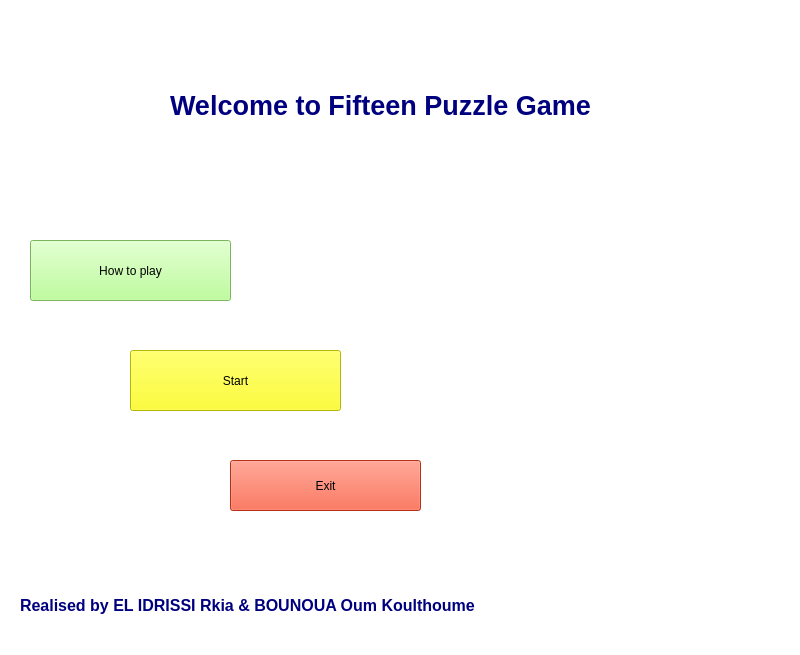
<?xml version="1.0" encoding="UTF-8"?>
<ui version="4.0">
 <class>MainWindow</class>
 <widget class="QMainWindow" name="MainWindow">
  <property name="geometry">
   <rect>
    <x>0</x>
    <y>0</y>
    <width>800</width>
    <height>655</height>
   </rect>
  </property>
  <property name="windowTitle">
   <string>MainWindow</string>
  </property>
  <widget class="QWidget" name="centralwidget">
   <widget class="QStackedWidget" name="stackedWidget">
    <property name="geometry">
     <rect>
      <x>0</x>
      <y>0</y>
      <width>1011</width>
      <height>981</height>
     </rect>
    </property>
    <property name="styleSheet">
     <string notr="true">background-color: rgb(255, 255, 255);</string>
    </property>
    <property name="currentIndex">
     <number>0</number>
    </property>
    <widget class="QWidget" name="page">
     <widget class="QLabel" name="label">
      <property name="geometry">
       <rect>
        <x>140</x>
        <y>60</y>
        <width>481</width>
        <height>91</height>
       </rect>
      </property>
      <property name="styleSheet">
       <string notr="true">font: 16pt &quot;Segoe Print&quot;;</string>
      </property>
      <property name="text">
       <string>&lt;html&gt;&lt;head/&gt;&lt;body&gt;&lt;p align=&quot;center&quot;&gt;&lt;span style=&quot; font-size:20pt; font-weight:600; color:#00007f;&quot;&gt;Welcome to Fifteen Puzzle Game&lt;/span&gt;&lt;/p&gt;&lt;/body&gt;&lt;/html&gt;</string>
      </property>
     </widget>
     <widget class="QLabel" name="label_2">
      <property name="geometry">
       <rect>
        <x>20</x>
        <y>590</y>
        <width>511</width>
        <height>31</height>
       </rect>
      </property>
      <property name="styleSheet">
       <string notr="true">border-color: rgb(0, 0, 127);
font: 8pt &quot;Segoe Print&quot;;
</string>
      </property>
      <property name="text">
       <string>&lt;html&gt;&lt;head/&gt;&lt;body&gt;&lt;p&gt;&lt;span style=&quot; font-size:12pt; font-weight:600; color:#00007f;&quot;&gt;Realised by EL IDRISSI Rkia &amp;amp; BOUNOUA Oum Koulthoume&lt;/span&gt;&lt;/p&gt;&lt;/body&gt;&lt;/html&gt;</string>
      </property>
     </widget>
     <widget class="QPushButton" name="pushButton">
      <property name="geometry">
       <rect>
        <x>130</x>
        <y>350</y>
        <width>211</width>
        <height>61</height>
       </rect>
      </property>
      <property name="styleSheet">
       <string notr="true">background-color: rgb(255, 255, 0);
font: 22pt &quot;Gill Sans MT Condensed&quot;;</string>
      </property>
      <property name="text">
       <string>Start</string>
      </property>
     </widget>
     <widget class="QPushButton" name="pushButton_2">
      <property name="geometry">
       <rect>
        <x>230</x>
        <y>460</y>
        <width>191</width>
        <height>51</height>
       </rect>
      </property>
      <property name="styleSheet">
       <string notr="true">background-color: rgb(255, 67, 30);
font: 22pt &quot;Gill Sans MT Condensed&quot;;</string>
      </property>
      <property name="text">
       <string>Exit</string>
      </property>
     </widget>
     <widget class="QPushButton" name="pushButton_3">
      <property name="geometry">
       <rect>
        <x>30</x>
        <y>240</y>
        <width>201</width>
        <height>61</height>
       </rect>
      </property>
      <property name="whatsThis">
       <string>&lt;html&gt;&lt;head/&gt;&lt;body&gt;&lt;p align=&quot;center&quot;&gt;&lt;span style=&quot; font-size:14pt; font-weight:600;&quot;&gt;How to play&lt;/span&gt;&lt;/p&gt;&lt;/body&gt;&lt;/html&gt;</string>
      </property>
      <property name="styleSheet">
       <string notr="true">background-color: rgb(170, 255, 127);
font: 22pt &quot;Gill Sans MT Condensed&quot;;
</string>
      </property>
      <property name="text">
       <string>How to play</string>
      </property>
     </widget>
     <widget class="QLabel" name="label_4">
      <property name="geometry">
       <rect>
        <x>630</x>
        <y>70</y>
        <width>61</width>
        <height>61</height>
       </rect>
      </property>
      <property name="styleSheet">
       <string notr="true">background-image: url(:/images/icons8-puzzle-pieces-64.png);</string>
      </property>
      <property name="text">
       <string/>
      </property>
     </widget>
     <widget class="QLabel" name="label_5">
      <property name="geometry">
       <rect>
        <x>50</x>
        <y>70</y>
        <width>71</width>
        <height>71</height>
       </rect>
      </property>
      <property name="styleSheet">
       <string notr="true">background-image: url(:/images/icons8-puzzle-pieces-64.png);</string>
      </property>
      <property name="text">
       <string/>
      </property>
     </widget>
     <widget class="QLabel" name="label_7">
      <property name="geometry">
       <rect>
        <x>450</x>
        <y>200</y>
        <width>311</width>
        <height>151</height>
       </rect>
      </property>
      <property name="styleSheet">
       <string notr="true">background-image: url(:/images/eidia.png);</string>
      </property>
      <property name="text">
       <string/>
      </property>
     </widget>
    </widget>
    <widget class="QWidget" name="page_2">
     <widget class="BoardView" name="board_view" native="true">
      <property name="geometry">
       <rect>
        <x>140</x>
        <y>80</y>
        <width>641</width>
        <height>381</height>
       </rect>
      </property>
      <property name="styleSheet">
       <string notr="true">background-color: rgb(255, 255, 127);</string>
      </property>
     </widget>
     <widget class="QPushButton" name="pushButton_4">
      <property name="geometry">
       <rect>
        <x>650</x>
        <y>590</y>
        <width>141</width>
        <height>42</height>
       </rect>
      </property>
      <property name="styleSheet">
       <string notr="true">font: 22pt &quot;Tw Cen MT Condensed&quot;;
background-color: rgb(255, 255, 127);</string>
      </property>
      <property name="text">
       <string>Back to home</string>
      </property>
     </widget>
     <widget class="QLabel" name="label_6">
      <property name="geometry">
       <rect>
        <x>230</x>
        <y>510</y>
        <width>61</width>
        <height>61</height>
       </rect>
      </property>
      <property name="styleSheet">
       <string notr="true">background-image: url(:/images/icons8-artificial-intelligence-64.png);</string>
      </property>
      <property name="text">
       <string/>
      </property>
     </widget>
     <widget class="QPushButton" name="new_game_btn">
      <property name="geometry">
       <rect>
        <x>30</x>
        <y>160</y>
        <width>101</width>
        <height>41</height>
       </rect>
      </property>
      <property name="font">
       <font>
        <family>Gill Sans MT Condensed</family>
        <pointsize>22</pointsize>
        <weight>50</weight>
        <italic>false</italic>
        <bold>false</bold>
       </font>
      </property>
      <property name="whatsThis">
       <string>&lt;html&gt;&lt;head/&gt;&lt;body&gt;&lt;p&gt;scramble          &lt;/p&gt;&lt;/body&gt;&lt;/html&gt;</string>
      </property>
      <property name="styleSheet">
       <string notr="true">background-color: rgb(170, 255, 127);
font: 22pt &quot;Gill Sans MT Condensed&quot;;
</string>
      </property>
      <property name="text">
       <string>scramble</string>
      </property>
      <property name="icon">
       <iconset>
        <normaloff>:/icons/img/new.png</normaloff>:/icons/img/new.png</iconset>
      </property>
      <property name="iconSize">
       <size>
        <width>24</width>
        <height>24</height>
       </size>
      </property>
     </widget>
     <widget class="QPushButton" name="start_again_btn">
      <property name="geometry">
       <rect>
        <x>30</x>
        <y>240</y>
        <width>101</width>
        <height>41</height>
       </rect>
      </property>
      <property name="font">
       <font>
        <family>Gill Sans MT Condensed</family>
        <pointsize>22</pointsize>
        <weight>50</weight>
        <italic>false</italic>
        <bold>false</bold>
       </font>
      </property>
      <property name="whatsThis">
       <string>&lt;html&gt;&lt;head/&gt;&lt;body&gt;&lt;p&gt;&lt;img src=&quot;:/images/icons8-restart-96.png&quot;/&gt;&lt;/p&gt;&lt;/body&gt;&lt;/html&gt;</string>
      </property>
      <property name="styleSheet">
       <string notr="true">font: 22pt &quot;Gill Sans MT Condensed&quot;;
background-color: rgb(255, 85, 51);</string>
      </property>
      <property name="text">
       <string>restart</string>
      </property>
      <property name="icon">
       <iconset>
        <normaloff>:/icons/img/replay.png</normaloff>:/icons/img/replay.png</iconset>
      </property>
      <property name="iconSize">
       <size>
        <width>24</width>
        <height>24</height>
       </size>
      </property>
     </widget>
     <widget class="QPushButton" name="back_move_btn">
      <property name="geometry">
       <rect>
        <x>30</x>
        <y>320</y>
        <width>101</width>
        <height>41</height>
       </rect>
      </property>
      <property name="font">
       <font>
        <family>Tw Cen MT Condensed</family>
        <pointsize>22</pointsize>
        <weight>50</weight>
        <italic>false</italic>
        <bold>false</bold>
       </font>
      </property>
      <property name="styleSheet">
       <string notr="true">font: 22pt &quot;Tw Cen MT Condensed&quot;;
background-color: rgb(255, 255, 0);</string>
      </property>
      <property name="text">
       <string>back</string>
      </property>
      <property name="icon">
       <iconset>
        <normaloff>:/icons/img/back.png</normaloff>:/icons/img/back.png</iconset>
      </property>
      <property name="iconSize">
       <size>
        <width>24</width>
        <height>24</height>
       </size>
      </property>
     </widget>
     <widget class="QLabel" name="label_3">
      <property name="geometry">
       <rect>
        <x>290</x>
        <y>530</y>
        <width>121</width>
        <height>36</height>
       </rect>
      </property>
      <property name="whatsThis">
       <string>&lt;html&gt;&lt;head/&gt;&lt;body&gt;&lt;p&gt;&lt;img src=&quot;:/images/icons8-artificial-intelligence-64.png&quot;/&gt;&lt;/p&gt;&lt;/body&gt;&lt;/html&gt;</string>
      </property>
      <property name="styleSheet">
       <string notr="true">font: 22pt &quot;Gill Sans MT Condensed&quot;;</string>
      </property>
      <property name="text">
       <string>Complexity</string>
      </property>
     </widget>
     <widget class="QWidget" name="">
      <property name="geometry">
       <rect>
        <x>430</x>
        <y>540</y>
        <width>102</width>
        <height>25</height>
       </rect>
      </property>
      <layout class="QHBoxLayout" name="horizontalLayout">
       <item>
        <widget class="QLabel" name="complexity_num_lbl">
         <property name="sizePolicy">
          <sizepolicy hsizetype="Fixed" vsizetype="Preferred">
           <horstretch>0</horstretch>
           <verstretch>0</verstretch>
          </sizepolicy>
         </property>
         <property name="font">
          <font>
           <pointsize>14</pointsize>
           <weight>75</weight>
           <bold>true</bold>
          </font>
         </property>
         <property name="text">
          <string/>
         </property>
        </widget>
       </item>
       <item>
        <widget class="QSlider" name="complexity_num_sldr">
         <property name="sizePolicy">
          <sizepolicy hsizetype="MinimumExpanding" vsizetype="Fixed">
           <horstretch>0</horstretch>
           <verstretch>0</verstretch>
          </sizepolicy>
         </property>
         <property name="font">
          <font>
           <pointsize>10</pointsize>
           <weight>50</weight>
           <bold>false</bold>
          </font>
         </property>
         <property name="orientation">
          <enum>Qt::Horizontal</enum>
         </property>
        </widget>
       </item>
      </layout>
     </widget>
     <zorder>new_game_btn</zorder>
     <zorder>board_view</zorder>
     <zorder>layoutWidget</zorder>
     <zorder>layoutWidget</zorder>
     <zorder>pushButton_4</zorder>
     <zorder>complexity_num_lbl</zorder>
     <zorder>label_6</zorder>
    </widget>
   </widget>
  </widget>
 </widget>
 <customwidgets>
  <customwidget>
   <class>BoardView</class>
   <extends>QWidget</extends>
   <header>boardview.h</header>
   <container>1</container>
  </customwidget>
 </customwidgets>
 <resources/>
 <connections>
  <connection>
   <sender>complexity_num_sldr</sender>
   <signal>sliderMoved(int)</signal>
   <receiver>complexity_num_lbl</receiver>
   <slot>setNum(int)</slot>
   <hints>
    <hint type="sourcelabel">
     <x>419</x>
     <y>483</y>
    </hint>
    <hint type="destinationlabel">
     <x>384</x>
     <y>486</y>
    </hint>
   </hints>
  </connection>
  <connection>
   <sender>complexity_num_sldr</sender>
   <signal>valueChanged(int)</signal>
   <receiver>complexity_num_lbl</receiver>
   <slot>setNum(int)</slot>
   <hints>
    <hint type="sourcelabel">
     <x>434</x>
     <y>483</y>
    </hint>
    <hint type="destinationlabel">
     <x>381</x>
     <y>485</y>
    </hint>
   </hints>
  </connection>
 </connections>
</ui>
